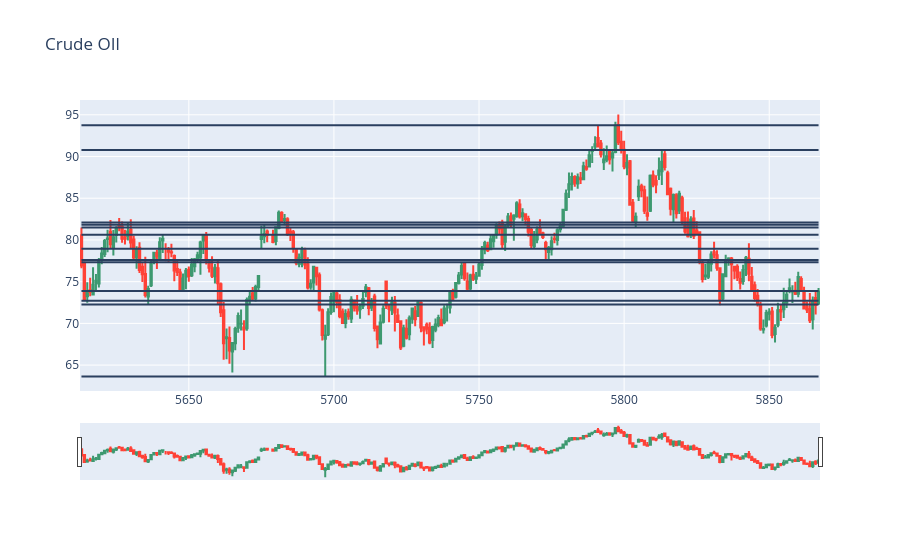

The code cell stored with this chart in its notebook:
### Code cell
df=yf.Ticker("CL=F")
df=df.history(period='max')
df.reset_index(inplace=True)
df.drop(['Dividends','Stock Splits'],axis=1,inplace=True)
df=df[df['Volume']!=0]
df.columns=df.columns.str.lower()
df=df[df['date']>'2023-01-01']

def support(df1, l, n1, n2):
    for i in range(l - n1 + 1, l + 1):
        if df1.low.iloc[i] > df1.low.iloc[i - 1]:
            return 0
    for i in range(l + 1, l + n2 + 1):
        if df1.low.iloc[i] < df1.low.iloc[i - 1]:
            return 0
    return 1

def resistance(df1, l, n1, n2):
    for i in range(l - n1 + 1, l + 1):
        if df1.high.iloc[i] < df1.high.iloc[i - 1]:
            return 0
    for i in range(l + 1, l + n2 + 1):
        if df1.high.iloc[i] > df1.high.iloc[i - 1]:
            return 0
    return 1

sr = []
n1 = 3
n2 = 2

for row in range(n1, 205):
    if support(df, row, n1, n2):
        sr.append((row, df.low.iloc[row], 1))
    if resistance(df, row, n1, n2):
        sr.append((row, df.high.iloc[row], 2))

print(sr)
s=0
e=len(df)
dfpl=df[s:e]
fig=go.Figure(data=[go.Candlestick(x=dfpl.index,
                                  open=dfpl['open'],
                                  close=dfpl['close'],
                                  low=dfpl['low'],
                                  high=dfpl['high'])])
c=0
for line in sr:
    fig.add_shape(type='line', x0=dfpl.index[s], y0=line[1],
                  x1=dfpl.index[e - 1], y1=line[1])
fig.update_layout(title='Crude OIl')

fig.show()

### Figure 1 — Plotly figure (JSON) as saved in the notebook; plotly's stock layout.template omitted (floating-point values rounded to 4 significant figures; data arrays with more than 128 entries replaced by an {"elided": "..."} marker saying what was removed)
{"data": [{"close": {"elided": "254 float values"}, "high": {"elided": "254 float values"}, "low": {"elided": "254 float values"}, "open": {"elided": "254 float values"}, "type": "candlestick", "x": {"elided": "254 int values"}}], "layout": {"shapes": [{"type": "line", "x0": 5613, "x1": 5867, "y0": 72.25, "y1": 72.25}, {"type": "line", "x0": 5613, "x1": 5867, "y0": 80.62, "y1": 80.62}, {"type": "line", "x0": 5613, "x1": 5867, "y0": 81.81, "y1": 81.81}, {"type": "line", "x0": 5613, "x1": 5867, "y0": 63.64, "y1": 63.64}, {"type": "line", "x0": 5613, "x1": 5867, "y0": 73.89, "y1": 73.89}, {"type": "line", "x0": 5613, "x1": 5867, "y0": 72.72, "y1": 72.72}, {"type": "line", "x0": 5613, "x1": 5867, "y0": 77.33, "y1": 77.33}, {"type": "line", "x0": 5613, "x1": 5867, "y0": 78.95, "y1": 78.95}, {"type": "line", "x0": 5613, "x1": 5867, "y0": 77.59, "y1": 77.59}, {"type": "line", "x0": 5613, "x1": 5867, "y0": 93.74, "y1": 93.74}, {"type": "line", "x0": 5613, "x1": 5867, "y0": 81.5, "y1": 81.5}, {"type": "line", "x0": 5613, "x1": 5867, "y0": 90.78, "y1": 90.78}, {"type": "line", "x0": 5613, "x1": 5867, "y0": 82.08, "y1": 82.08}], "title": {"text": "Crude OIl"}}}
